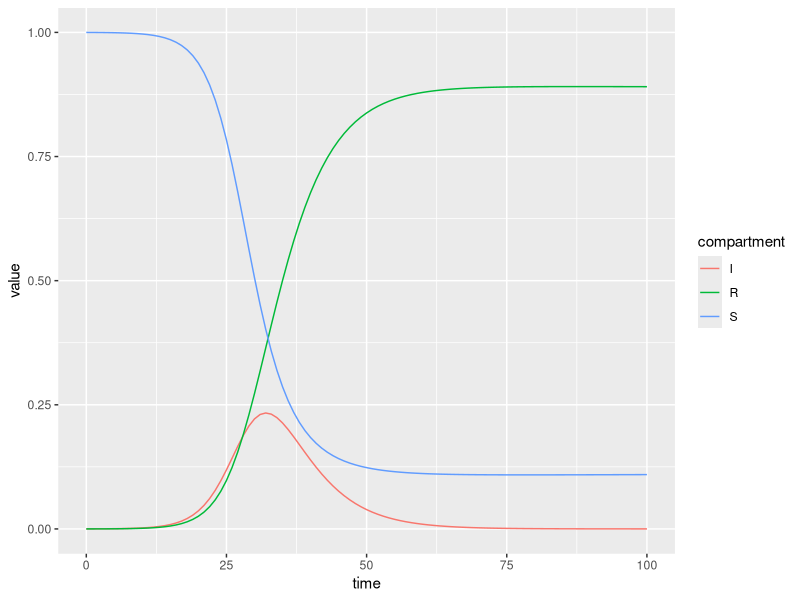
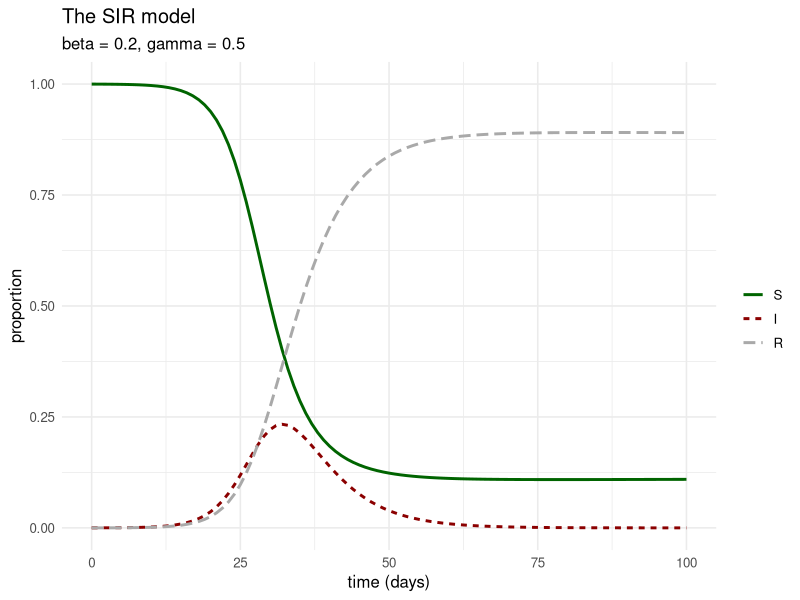

Source code (R) for these figures, in order:
## ---- chunk 1
knitr::opts_chunk$set(echo = TRUE)
library(tidyverse)
library(deSolve)
## ---- chunk 2
parameters <- c(beta = 0.2, gamma = 0.5, mu = 1/(70*365)) 
## ---- chunk 3
parameters <- c(beta = 0.5, 
                gamma = 0.2,
                mu = 1/(70*365)) 
parameters
## ---- chunk 4
initial_values <- c(S = 0.9999,
                    I = 0.0001,
                    R = 0)
initial_values
## ---- chunk 5
SIRmodel <- function(t, state, parameters){
  with(as.list(c(state, parameters)),{
    
    # Rate of change equations
    dS <- mu - beta*S*I - mu*S
    dI <- beta*S*I - gamma*I - mu*I
    dR <- gamma*I - mu*R
    
    # Combine rates of change into a list
    list(c(dS, dI, dR))
  })
}
## ---- chunk 6
times <- seq(0, 100, by = 1)
## ---- chunk 7
out <- ode(y = initial_values,
           times = times,
           func = SIRmodel,
           parms = parameters)
head(out)
## ---- chunk 8
out <- as_tibble(data.frame(out))
out
## ---- chunk 9
out %>% summarise(maxI = max(I), minS = min(S), maxR = max(R))
out %>% summarise(lastI = last(I), lastS = last(S), lastR = last(R))
## ---- chunk 10
df <- out %>% gather(key = compartment, value = value, c("S", "I", "R"))
df %>% ggplot(aes(x = time, y = value, group = compartment)) +
        geom_line(aes(color = compartment))
df
## ---- chunk 11
df %>% mutate(compartment = fct_relevel(compartment, 
                                        "S", "I", "R")) %>%
        ggplot(aes(x = time, y = value, group = compartment)) +
        geom_line(aes(color = compartment,
                      linetype = compartment),
                      linewidth = 1) +
        scale_color_manual(values = c("darkgreen",
                                      "darkred",
                                      "darkgrey")) +
        theme_minimal(base_size = 12) +
        labs(x = "time (days)",
             y = "proportion",
             title = "The SIR model",
             subtitle = "beta = 0.2, gamma = 0.5",
             color = "",
             linetype = "")
